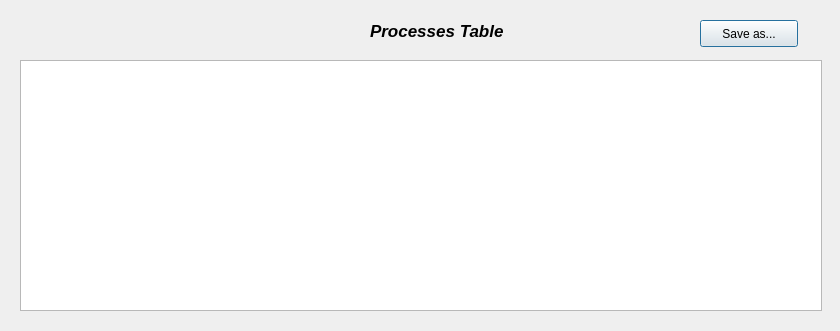
<?xml version="1.0" encoding="UTF-8"?>
<ui version="4.0">
 <class>QueueDialog</class>
 <widget class="QDialog" name="QueueDialog">
  <property name="geometry">
   <rect>
    <x>0</x>
    <y>0</y>
    <width>840</width>
    <height>331</height>
   </rect>
  </property>
  <property name="minimumSize">
   <size>
    <width>840</width>
    <height>331</height>
   </size>
  </property>
  <property name="maximumSize">
   <size>
    <width>840</width>
    <height>331</height>
   </size>
  </property>
  <property name="windowTitle">
   <string>Processes Table</string>
  </property>
  <widget class="QTableView" name="processTable">
   <property name="geometry">
    <rect>
     <x>20</x>
     <y>60</y>
     <width>802</width>
     <height>251</height>
    </rect>
   </property>
   <property name="sizePolicy">
    <sizepolicy hsizetype="Expanding" vsizetype="Expanding">
     <horstretch>0</horstretch>
     <verstretch>0</verstretch>
    </sizepolicy>
   </property>
   <property name="minimumSize">
    <size>
     <width>0</width>
     <height>0</height>
    </size>
   </property>
   <property name="maximumSize">
    <size>
     <width>802</width>
     <height>251</height>
    </size>
   </property>
   <property name="editTriggers">
    <set>QAbstractItemView::NoEditTriggers</set>
   </property>
   <property name="dragEnabled">
    <bool>true</bool>
   </property>
   <property name="alternatingRowColors">
    <bool>true</bool>
   </property>
   <property name="sortingEnabled">
    <bool>false</bool>
   </property>
   <property name="wordWrap">
    <bool>true</bool>
   </property>
   <attribute name="verticalHeaderCascadingSectionResizes">
    <bool>false</bool>
   </attribute>
  </widget>
  <widget class="QLabel" name="label">
   <property name="geometry">
    <rect>
     <x>370</x>
     <y>20</y>
     <width>141</width>
     <height>21</height>
    </rect>
   </property>
   <property name="font">
    <font>
     <pointsize>13</pointsize>
     <weight>75</weight>
     <italic>true</italic>
     <bold>true</bold>
    </font>
   </property>
   <property name="text">
    <string>Processes Table</string>
   </property>
  </widget>
  <widget class="QLabel" name="label_2">
   <property name="geometry">
    <rect>
     <x>0</x>
     <y>-160</y>
     <width>851</width>
     <height>491</height>
    </rect>
   </property>
   <property name="text">
    <string/>
   </property>
   <property name="pixmap">
    <pixmap resource="images.qrc">:/images/images/wall.jpg</pixmap>
   </property>
   <property name="scaledContents">
    <bool>true</bool>
   </property>
  </widget>
  <widget class="QPushButton" name="pButtonSave">
   <property name="geometry">
    <rect>
     <x>700</x>
     <y>20</y>
     <width>98</width>
     <height>27</height>
    </rect>
   </property>
   <property name="text">
    <string>Save as...</string>
   </property>
  </widget>
  <zorder>label_2</zorder>
  <zorder>processTable</zorder>
  <zorder>label</zorder>
  <zorder>pButtonSave</zorder>
 </widget>
 <resources>
  <include location="images.qrc"/>
 </resources>
 <connections/>
</ui>
